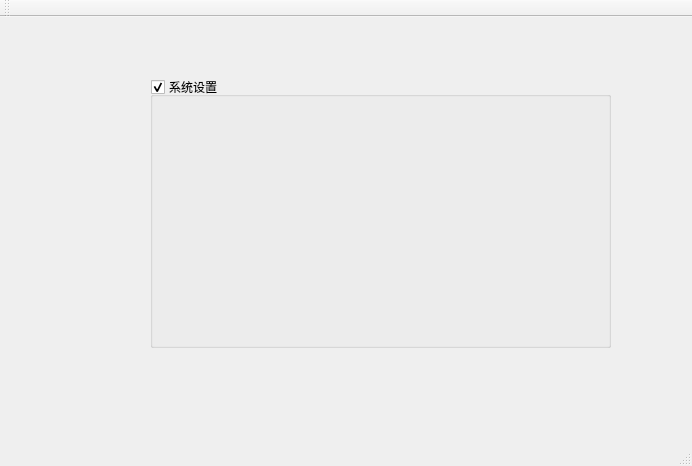
<?xml version="1.0" encoding="UTF-8"?>
<ui version="4.0">
 <class>MainWindow</class>
 <widget class="QMainWindow" name="MainWindow">
  <property name="geometry">
   <rect>
    <x>0</x>
    <y>0</y>
    <width>692</width>
    <height>466</height>
   </rect>
  </property>
  <property name="windowTitle">
   <string>MainWindow</string>
  </property>
  <widget class="QWidget" name="centralWidget">
   <widget class="QGroupBox" name="groupBox">
    <property name="geometry">
     <rect>
      <x>150</x>
      <y>60</y>
      <width>461</width>
      <height>271</height>
     </rect>
    </property>
    <property name="title">
     <string>系统设置</string>
    </property>
    <property name="flat">
     <bool>false</bool>
    </property>
    <property name="checkable">
     <bool>true</bool>
    </property>
    <property name="checked">
     <bool>true</bool>
    </property>
   </widget>
  </widget>
  <widget class="QMenuBar" name="menuBar">
   <property name="geometry">
    <rect>
     <x>0</x>
     <y>0</y>
     <width>692</width>
     <height>26</height>
    </rect>
   </property>
  </widget>
  <widget class="QToolBar" name="mainToolBar">
   <attribute name="toolBarArea">
    <enum>TopToolBarArea</enum>
   </attribute>
   <attribute name="toolBarBreak">
    <bool>false</bool>
   </attribute>
  </widget>
  <widget class="QStatusBar" name="statusBar"/>
 </widget>
 <layoutdefault spacing="6" margin="11"/>
 <resources/>
 <connections/>
</ui>
